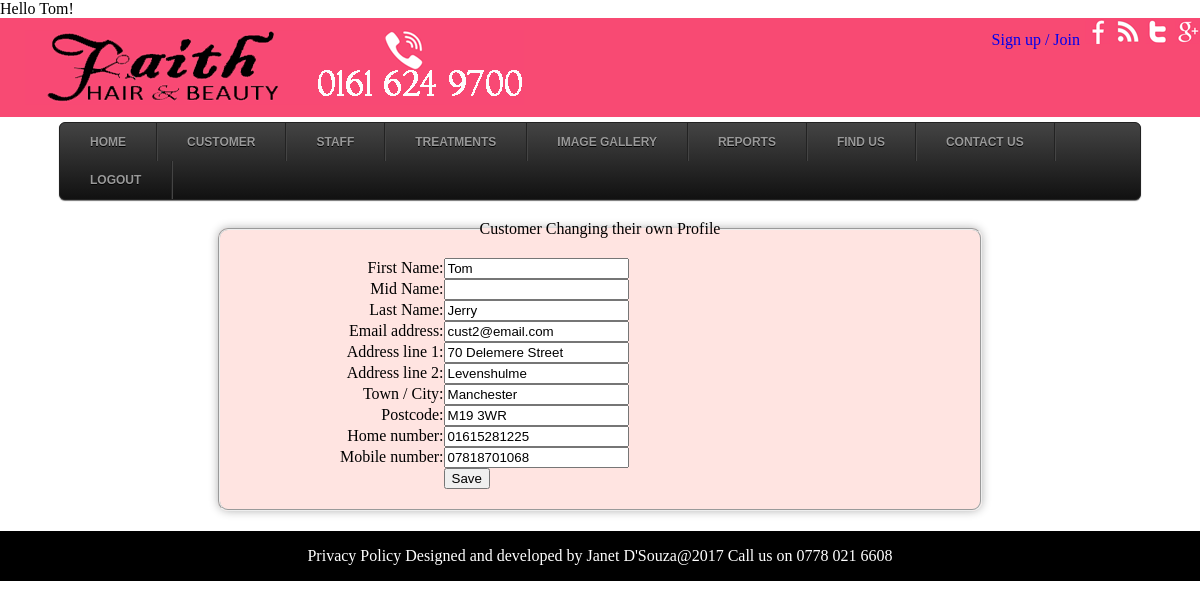
Page /public/changeOwnProfile.php (signed in) on the committed database.
### tables this page shows
CREATE TABLE faith_customer (
customer_Id INT(10) NOT NULL AUTO_INCREMENT,
cust_FName varchar(25) NOT NULL,
cust_MName varchar(25),
cust_LName varchar(50) NOT NULL,
cust_DOB Date,
cust_Email varchar(50) NOT NULL,
cust_Address1 varchar(50) NOT NULL,
cust_Address2 varchar(50),
cust_Town varchar(25) NOT NULL,
cust_Postcode varchar(15) NOT NULL,
cust_Homephone varchar(15),
cust_Mobilephone varchar(15),
cust_Personal_Info varchar(250),
cust_Password varchar(50) NOT NULL,
CONSTRAINT customer_ID_PK PRIMARY KEY (customer_Id),
CONSTRAINT cust_Email_UQ UNIQUE (cust_Email)
);

### public/changeOwnProfile.php (the view, shortened to what this page needs)
<?php
	require_once ("../includes/session.php");
	require_once ("../includes/functions.php");
	include ("../includes/layouts/header.php");
	$email = $_SESSION['email'];
	if ($email == '')
	{
		$error = 'ERROR: Please fill in email !';
	}
	else
	{
 		$query = "SELECT * FROM faith_customer WHERE cust_email = '" . $email ."';";
		$results=@mysqli_query($connection,$query);
		$num_rows = mysqli_num_rows($results);
	}
?>
<div id="main">
<?php
	if ($results) {
		if ($num_rows > 0) {
				while ($row = mysqli_fetch_array($results, MYSQLI_ASSOC))
				{ ?>
					<form name="update" method="Post" action="changeProfile.php">
						<fieldset>
							<legend>Customer Changing their own  Profile</legend>
						<table cellspacing="30" style="margin-left:100">
							<tr><td align="right"><p class="label">First Name:</td><td>
		 					<input type="text" 		name="cust_FName" 		value="<?php echo $row['cust_FName'] ?>" /></p></td></tr>
							<tr><td align="right"><p class="label">Mid Name:</td><td>
		 					<input type="text" 		name="cust_MName" 		value="<?php echo $row['cust_MName'] ?>" /></p></td></tr>
		 					<tr><td align="right"><p class="label">Last Name:</td><td>
							<input type="text" 		name="cust_LName" 		value="<?php echo $row['cust_LName']?>" /></p></td></tr>
							<tr><td align="right"><p class="label">Email address:</td><td>
							<input type="email" 	name="cust_Email" 		value="<?php echo $row['cust_Email']?>" /></p></td></tr>
							<tr><td align="right"><p class="label">Address line 1:</td><td>
							<input type="text" 		name="cust_Address1"		value="<?php echo $row['cust_Address1']?>" /></p></td></tr>
							<tr><td align="right"><p class="label">Address line 2:</td><td>
							<input type="text" 		name="cust_Address2"		value="<?php echo $row['cust_Address2']?>" /></p></td></tr>
							<tr><td align="right"><p class="label">Town / City:</td><td>
							<input type="text" 		name="cust_Town" 		value="<?php echo $row['cust_Town']?>" /></p></td></tr>
							<tr><td align="right"><p class="label">Postcode:</td><td>
							<input type="text" 		name="cust_Postcode" 	value="<?php echo $row['cust_Postcode']?>" /></p></td></tr>
							<tr><td align="right"><p class="label">Home number:</td><td>
							<input type="text" 		name="cust_Homephone" 	value="<?php echo $row['cust_Homephone']?>" /></p></td></tr>
							<tr><td align="right"><p class="label">Mobile number:</td><td>
							<input type="text" 		name="cust_Mobilephone" 	value="<?php echo $row['cust_Mobilephone']?>" /></p></td></tr>
							<tr><td align="right"></td><td><p><input type="submit" value="Save"></p></td></tr>
						</table>
						</fieldset>
					</form>
		<?php	}
			}
			else
			{
				echo '<p class="error">This customer does not exist.</p>';
			}
		}
		else
		{
			echo '<h3 class="error">System Error</h3>
			<p class="error">customer information could not be retrieved.</p>';
		}
?>
</div>
<?php
	include ("../includes/layouts/footer.php");
?>

### public/stylesheets/menu.css (style rules this page uses)
html,body,div,span,applet,object,iframe,h1,h2,h3,h4,h5,h6,p,blockquote,pre,a,abbr,acronym,address,big,cite,code,del,dfn,em,img,ins,kbd,q,s,samp,small,strike,strong,sub,sup,tt,var,b,u,i,dl,dt,dd,ol,nav ul,nav li,fieldset,form,label,legend,table,caption,tbody,tfoot,thead,tr,th,td,article,aside,canvas,details,embed,figure,figcaption,header,hgroup,menu,nav,output,ruby,section,summary,time,mark,audio,video { margin:0;padding:0;border:0;font-size:100%;font:inherit;vertical-align:baseline; }
body { font-family:Arial, Helvetica, sans-serif; background:#fff; }

### public/stylesheets/style.css (style rules this page uses)
html,body,div,span,applet,object,iframe,h1,h2,h3,h4,h5,h6,p,blockquote,pre,a,abbr,acronym,address,big,cite,code,del,dfn,em,img,ins,kbd,q,s,samp,small,strike,strong,sub,sup,tt,var,b,u,i,dl,dt,dd,ol,nav ul,nav li,fieldset,form,label,legend,table,caption,tbody,tfoot,thead,tr,th,td,article,aside,canvas,details,embed,figure,figcaption,footer,header,hgroup,menu,nav,output,ruby,section,summary,time,mark,audio,video { margin:0;padding:0;border:0;font-size:100%;font:inherit;vertical-align:baseline; }
body { background:#fff; }
fieldset { border-radius: 10px; background: #ffe4e1; margin: 20px auto; text-align:center; display:block; padding: 20px; box-shadow: 0 0 10px rgba(0, 0, 0, .3); width:60%; border: 2px groove; }
table { border-collapse:collapse;border-spacing:0; }

### rows in the picture
faith_customer: cust_FName "Tom", cust_LName "Jerry", cust_Email "cust2@email.com", cust_Address1 "70 Delemere Street", cust_Address2 "Levenshulme", cust_Town "Manchester", cust_Postcode "M19 3WR", cust_Homephone "01615281225", cust_Mobilephone "07818701068"

### other values in the picture
$_SESSION['first_name'] "Tom"
